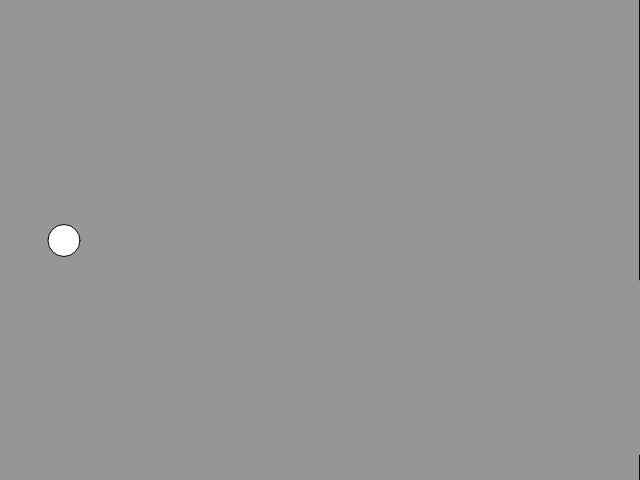
Frame 1 (no input)
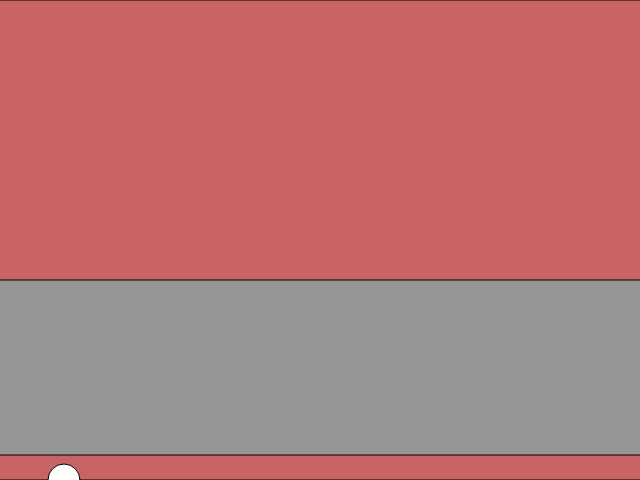
Frame 60 (no input)
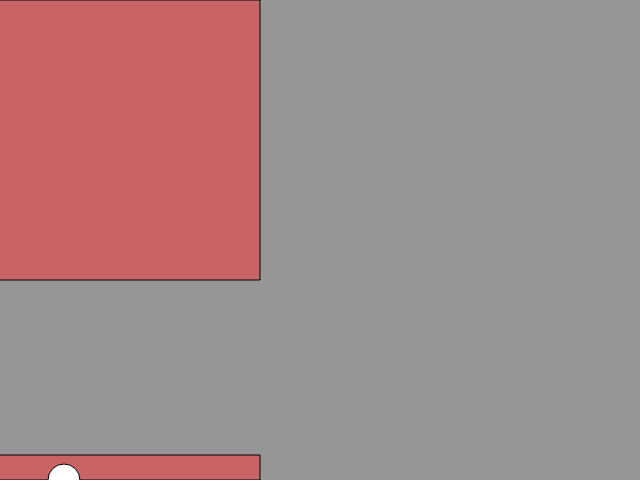
Frame 120 (the mouse pressed at the canvas centre since frame 60)

The p5.js sketch that drew these frames (run headless with seeded random() and noise() and a simulated clock; from frame 60 on, the mouse is pressed at the canvas centre):

// p5.js sketch
// ── sketch.js
var bird;
var pipes = [];

function setup() {
  createCanvas(640, 480);
  bird = new Bird();
  pipes.push(new Pipe());
}

function draw() {
  background(150);
  
  for (var i = pipes.length-1; i >= 0; i--) {
    pipes [i].show();
    pipes[i].update();
    
    if (pipes[i].hits(bird)) {
      pipes.splice(i, 1);
    }
  }
  
  bird.update();
  bird.show();
  
  
  if (frameCount % 200 == 0) {
    pipes.push(new Pipe());
  }
}

function keyPressed() {
 if (key == ' ') {
 bird.up();
  }
}

// ── Bird.js
function Bird() {
  this.y = height/2;
  this.x = 64;
  this.gravity = 0.5
  this.lift = -10;
  this.velocity = 0;
  
  this.show = function() {
    fill (255);
    ellipse(this.x, this.y, 32, 32); 
  }
  
  this.up = function() {
    this.velocity += this.lift;
  }
  
  this.update = function() {
    this.velocity += this.gravity;
    this.y += this.velocity;
    
 if (this.y> height) {
   this.y = height;
   this.velocity = 0;
 }
    
    if (this.y < 0) {
      this.y = 0;
      this.velocity = 0;
    }
  }
}


// ── Pipe.js
function Pipe() {
  this.spacing = 175
  this.top = random(height / 6, 3 / 4 * height);
  this.bottom = height - (this.top + this.spacing);
  this.x = width;
  this.w = 2000;
  this.speed = 20;
  this.highlight = false;

  this.hits = function(bird) {
    if (bird.y < this.top || bird.y > height - this.bottom) {
      if (bird.x > this.x && bird.x < this.x + this.w) {
        this.highlight = true;
        return false;
      }
    }
    this.highlight = false; 
    return false;
  }

  this.show = function() {
    fill(255);
    if (this.highlight) {
      fill(200, 100, 100);
    }
    rect(this.x, 0, this.w, this.top);
    rect(this.x, height-this.bottom, this.w, this.bottom);
  }
  
  
  this.update = function() {
    this.x -= this.speed;
  }
  
  this.offscreen = function() {
    
    if (this.x < -this.w) {
      return true;
    } else {
      return false;
    }

  }

} 
